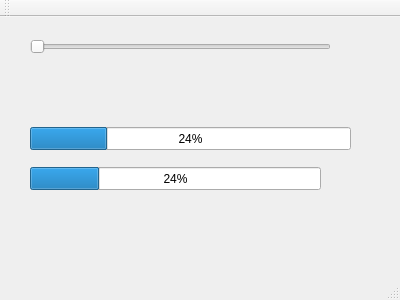
<?xml version="1.0" encoding="UTF-8"?>
<ui version="4.0">
 <class>MainWindow</class>
 <widget class="QMainWindow" name="MainWindow">
  <property name="geometry">
   <rect>
    <x>0</x>
    <y>0</y>
    <width>400</width>
    <height>300</height>
   </rect>
  </property>
  <property name="windowTitle">
   <string>MainWindow</string>
  </property>
  <widget class="QWidget" name="centralWidget">
   <widget class="QProgressBar" name="progressBar">
    <property name="geometry">
     <rect>
      <x>30</x>
      <y>110</y>
      <width>321</width>
      <height>23</height>
     </rect>
    </property>
    <property name="value">
     <number>24</number>
    </property>
   </widget>
   <widget class="QSlider" name="horizontalSlider">
    <property name="geometry">
     <rect>
      <x>30</x>
      <y>20</y>
      <width>301</width>
      <height>19</height>
     </rect>
    </property>
    <property name="orientation">
     <enum>Qt::Horizontal</enum>
    </property>
   </widget>
   <widget class="QProgressBar" name="progressBar_2">
    <property name="geometry">
     <rect>
      <x>30</x>
      <y>150</y>
      <width>291</width>
      <height>23</height>
     </rect>
    </property>
    <property name="value">
     <number>24</number>
    </property>
   </widget>
  </widget>
  <widget class="QMenuBar" name="menuBar">
   <property name="geometry">
    <rect>
     <x>0</x>
     <y>0</y>
     <width>400</width>
     <height>21</height>
    </rect>
   </property>
  </widget>
  <widget class="QToolBar" name="mainToolBar">
   <attribute name="toolBarArea">
    <enum>TopToolBarArea</enum>
   </attribute>
   <attribute name="toolBarBreak">
    <bool>false</bool>
   </attribute>
  </widget>
  <widget class="QStatusBar" name="statusBar"/>
 </widget>
 <layoutdefault spacing="6" margin="11"/>
 <resources/>
 <connections/>
</ui>
